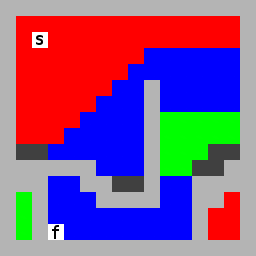

Rendered tile map (Tiled .tmx) drawn with the repository's tilesets; below, a short description and the full map source, tile grids included:
An orthogonal 16x16 tile map with 16x16 px tiles, 1 tile layer (map).

<map version="1.0" orientation="orthogonal" width="16" height="16" tilewidth="16" tileheight="16">
 <tileset firstgid="1" name="tileset" tilewidth="16" tileheight="16">
  <image source="img/tileset.png" width="64" height="32" />
  <tile id="0">
   <properties>
    <property name="red" value="" />
   </properties>
  </tile>
  <tile id="1">
   <properties>
    <property name="green" value="" />
   </properties>
  </tile>
  <tile id="2">
   <properties>
    <property name="blue" value="" />
   </properties>
  </tile>
  <tile id="3">
   <properties>
    <property name="gray" value="" />
   </properties>
  </tile>
  <tile id="4">
   <properties>
    <property name="start" value="" />
   </properties>
  </tile>
  <tile id="5">
   <properties>
    <property name="finish" value="" />
   </properties>
  </tile>
  <tile id="6">
   <properties>
    <property name="dark_gray" value="" />
   </properties>
  </tile>
  <tile id="7">
   <properties>
    <property name="start" value="" />
   </properties>
  </tile>
 </tileset>
 <layer name="map" width="16" height="16">
  <data>
   <tile gid="4" />
   <tile gid="4" />
   <tile gid="4" />
   <tile gid="4" />
   <tile gid="4" />
   <tile gid="4" />
   <tile gid="4" />
   <tile gid="4" />
   <tile gid="4" />
   <tile gid="4" />
   <tile gid="4" />
   <tile gid="4" />
   <tile gid="4" />
   <tile gid="4" />
   <tile gid="4" />
   <tile gid="4" />
   <tile gid="4" />
   <tile gid="1" />
   <tile gid="1" />
   <tile gid="1" />
   <tile gid="1" />
   <tile gid="1" />
   <tile gid="1" />
   <tile gid="1" />
   <tile gid="1" />
   <tile gid="1" />
   <tile gid="1" />
   <tile gid="1" />
   <tile gid="1" />
   <tile gid="1" />
   <tile gid="1" />
   <tile gid="4" />
   <tile gid="4" />
   <tile gid="1" />
   <tile gid="5" />
   <tile gid="1" />
   <tile gid="1" />
   <tile gid="1" />
   <tile gid="1" />
   <tile gid="1" />
   <tile gid="1" />
   <tile gid="1" />
   <tile gid="1" />
   <tile gid="1" />
   <tile gid="1" />
   <tile gid="1" />
   <tile gid="1" />
   <tile gid="4" />
   <tile gid="4" />
   <tile gid="1" />
   <tile gid="1" />
   <tile gid="1" />
   <tile gid="1" />
   <tile gid="1" />
   <tile gid="1" />
   <tile gid="1" />
   <tile gid="1" />
   <tile gid="3" />
   <tile gid="3" />
   <tile gid="3" />
   <tile gid="3" />
   <tile gid="3" />
   <tile gid="3" />
   <tile gid="4" />
   <tile gid="4" />
   <tile gid="1" />
   <tile gid="1" />
   <tile gid="1" />
   <tile gid="1" />
   <tile gid="1" />
   <tile gid="1" />
   <tile gid="1" />
   <tile gid="3" />
   <tile gid="3" />
   <tile gid="3" />
   <tile gid="3" />
   <tile gid="3" />
   <tile gid="3" />
   <tile gid="3" />
   <tile gid="4" />
   <tile gid="4" />
   <tile gid="1" />
   <tile gid="1" />
   <tile gid="1" />
   <tile gid="1" />
   <tile gid="1" />
   <tile gid="1" />
   <tile gid="3" />
   <tile gid="3" />
   <tile gid="4" />
   <tile gid="3" />
   <tile gid="3" />
   <tile gid="3" />
   <tile gid="3" />
   <tile gid="3" />
   <tile gid="4" />
   <tile gid="4" />
   <tile gid="1" />
   <tile gid="1" />
   <tile gid="1" />
   <tile gid="1" />
   <tile gid="1" />
   <tile gid="3" />
   <tile gid="3" />
   <tile gid="3" />
   <tile gid="4" />
   <tile gid="3" />
   <tile gid="3" />
   <tile gid="3" />
   <tile gid="3" />
   <tile gid="3" />
   <tile gid="4" />
   <tile gid="4" />
   <tile gid="1" />
   <tile gid="1" />
   <tile gid="1" />
   <tile gid="1" />
   <tile gid="3" />
   <tile gid="3" />
   <tile gid="3" />
   <tile gid="3" />
   <tile gid="4" />
   <tile gid="2" />
   <tile gid="2" />
   <tile gid="2" />
   <tile gid="2" />
   <tile gid="2" />
   <tile gid="4" />
   <tile gid="4" />
   <tile gid="1" />
   <tile gid="1" />
   <tile gid="1" />
   <tile gid="3" />
   <tile gid="3" />
   <tile gid="3" />
   <tile gid="3" />
   <tile gid="3" />
   <tile gid="4" />
   <tile gid="2" />
   <tile gid="2" />
   <tile gid="2" />
   <tile gid="2" />
   <tile gid="2" />
   <tile gid="4" />
   <tile gid="4" />
   <tile gid="7" />
   <tile gid="7" />
   <tile gid="3" />
   <tile gid="3" />
   <tile gid="3" />
   <tile gid="3" />
   <tile gid="3" />
   <tile gid="3" />
   <tile gid="4" />
   <tile gid="2" />
   <tile gid="2" />
   <tile gid="2" />
   <tile gid="7" />
   <tile gid="7" />
   <tile gid="4" />
   <tile gid="4" />
   <tile gid="4" />
   <tile gid="4" />
   <tile gid="4" />
   <tile gid="4" />
   <tile gid="4" />
   <tile gid="3" />
   <tile gid="3" />
   <tile gid="3" />
   <tile gid="4" />
   <tile gid="2" />
   <tile gid="2" />
   <tile gid="7" />
   <tile gid="7" />
   <tile gid="4" />
   <tile gid="4" />
   <tile gid="4" />
   <tile gid="4" />
   <tile gid="4" />
   <tile gid="3" />
   <tile gid="3" />
   <tile gid="4" />
   <tile gid="4" />
   <tile gid="7" />
   <tile gid="7" />
   <tile gid="4" />
   <tile gid="3" />
   <tile gid="3" />
   <tile gid="4" />
   <tile gid="4" />
   <tile gid="4" />
   <tile gid="4" />
   <tile gid="4" />
   <tile gid="2" />
   <tile gid="4" />
   <tile gid="3" />
   <tile gid="3" />
   <tile gid="3" />
   <tile gid="4" />
   <tile gid="4" />
   <tile gid="4" />
   <tile gid="4" />
   <tile gid="3" />
   <tile gid="3" />
   <tile gid="4" />
   <tile gid="4" />
   <tile gid="1" />
   <tile gid="4" />
   <tile gid="4" />
   <tile gid="2" />
   <tile gid="4" />
   <tile gid="3" />
   <tile gid="3" />
   <tile gid="3" />
   <tile gid="3" />
   <tile gid="3" />
   <tile gid="3" />
   <tile gid="3" />
   <tile gid="3" />
   <tile gid="3" />
   <tile gid="4" />
   <tile gid="1" />
   <tile gid="1" />
   <tile gid="4" />
   <tile gid="4" />
   <tile gid="2" />
   <tile gid="4" />
   <tile gid="6" />
   <tile gid="3" />
   <tile gid="3" />
   <tile gid="3" />
   <tile gid="3" />
   <tile gid="3" />
   <tile gid="3" />
   <tile gid="3" />
   <tile gid="3" />
   <tile gid="4" />
   <tile gid="1" />
   <tile gid="1" />
   <tile gid="4" />
   <tile gid="4" />
   <tile gid="4" />
   <tile gid="4" />
   <tile gid="4" />
   <tile gid="4" />
   <tile gid="4" />
   <tile gid="4" />
   <tile gid="4" />
   <tile gid="4" />
   <tile gid="4" />
   <tile gid="4" />
   <tile gid="4" />
   <tile gid="4" />
   <tile gid="4" />
   <tile gid="4" />
   <tile gid="4" />
  </data>
 </layer>
</map>